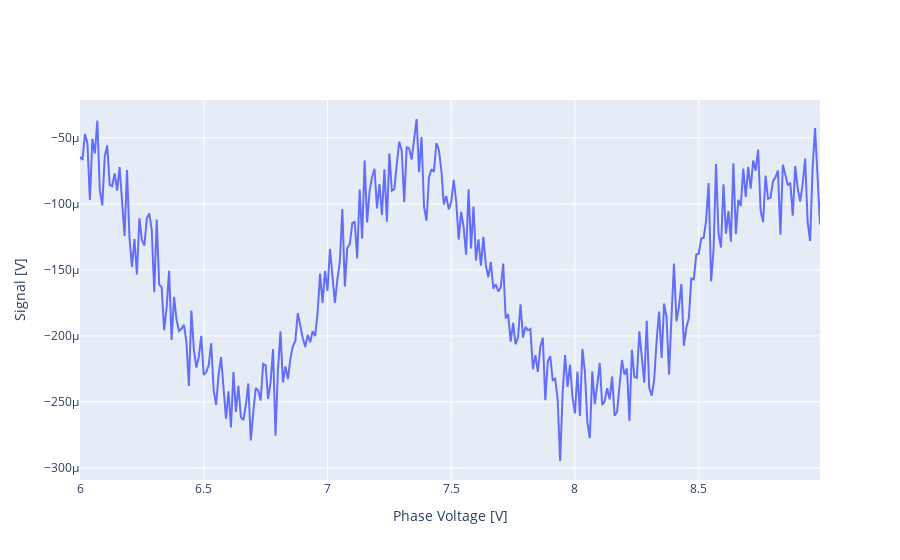

The notebook cell this image was saved under:
### Code cell
fig = go.Figure()

fig.add_trace(go.Scatter(x=xx, y=sig-bg, mode='lines', name='Signal'))
# fig.add_trace(go.Scatter(x=xx, y=bg, mode='lines', name='Background'))
fig.update_layout(xaxis_title='Phase Voltage [V]', yaxis_title='Signal [V]')
fig.show()

### Figure 1 — Plotly figure (JSON) as saved in the notebook; plotly's stock layout.template omitted (floating-point values rounded to 4 significant figures; data arrays with more than 128 entries replaced by an {"elided": "..."} marker saying what was removed)
{"data": [{"mode": "lines", "name": "Signal", "type": "scatter", "x": {"elided": "300 float values"}, "y": {"elided": "300 float values"}}], "layout": {"xaxis": {"title": {"text": "Phase Voltage [V]"}}, "yaxis": {"title": {"text": "Signal [V]"}}}}
